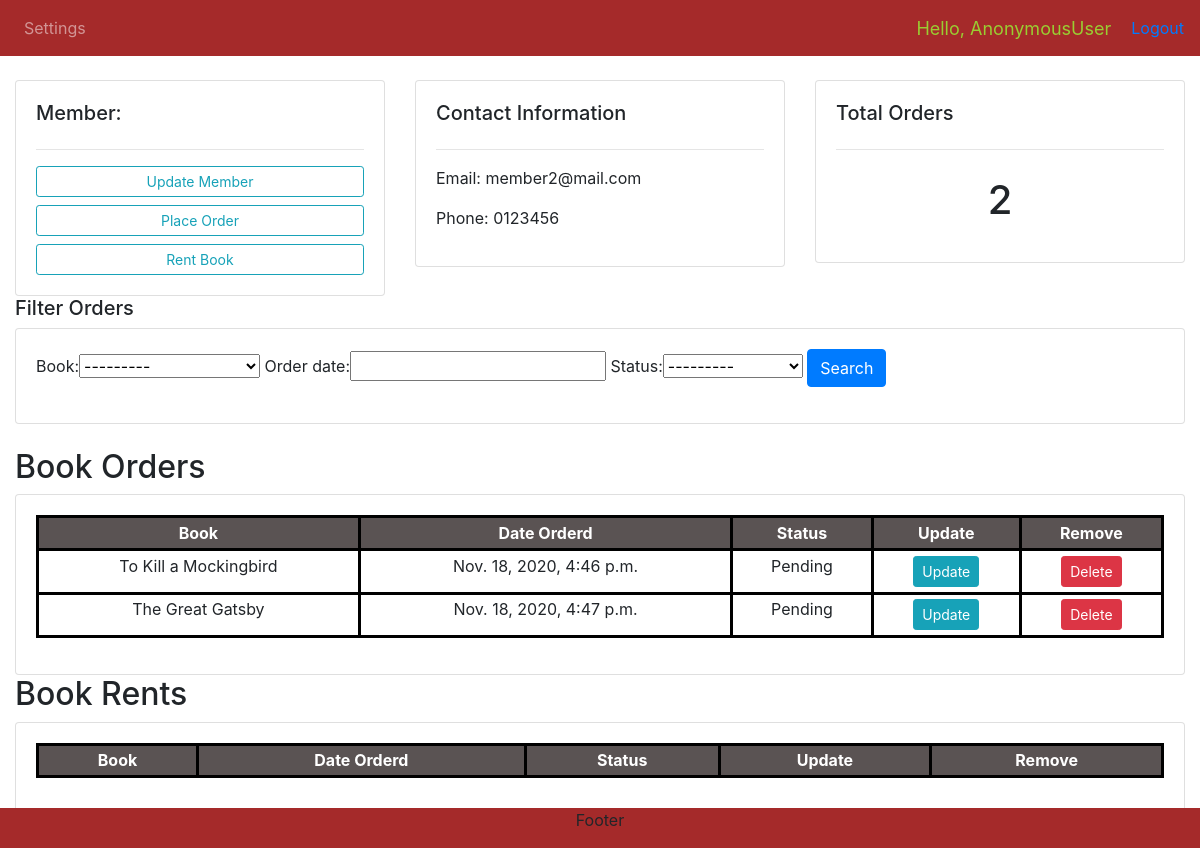
Screenshot of /member/1/ with the database file from the repository.
### library/models.py (models this page shows, shortened)
class Member(models.Model):
    user = models.OneToOneField(
        User, blank=True, null=True, on_delete=models.CASCADE)
    name = models.CharField(max_length=200, null=True)
    phone = models.CharField(max_length=200, null=True)
    email = models.CharField(max_length=200, null=True)
    date_of_membership = models.DateTimeField(
        auto_now=False, null=True)
    age = models.CharField(max_length=200, null=True)
    profile_pic = models.ImageField(
        default="profile1.png", null=True, blank=True)

class BookOrder(models.Model):
    STATUS = (
        ('Pending', 'Pending'),
        ('Out for delivery', 'Out for delivery'),
        ('Delivered', 'Delivered'),
    )
    member = models.ForeignKey(Member, null=True, on_delete=models.SET_NULL)
    book = models.ForeignKey(Book, null=True, on_delete=models.SET_NULL)
    order_date = models.DateTimeField(auto_now=True, null=True)
    status = models.CharField(max_length=200, null=True, choices=STATUS)

class Book(models.Model):
    GENRE = (
            ('Science Fiction', 'Science Fiction'),
            ('Thriller', 'Thriller'),
            ('Biography', 'Biography'),
            ('Fable', 'Fable'),
            ('Literature', 'Literature'),
            ('History', 'History'),
    )
    name = models.CharField(max_length=200, null=True)
    description = models.CharField(max_length=200, null=True)
    author = models.CharField(max_length=200, null=True)
    genre = models.CharField(max_length=200, null=True, choices=GENRE)
    ageGroup = models.CharField(max_length=200, null=True)
    bookCopies = models.CharField(max_length=200, null=True)
    date_published = models.DateTimeField(
        auto_now=True, max_length=200, null=True)
    date_of_keeping = models.DateTimeField(
        auto_now=True, max_length=200, null=True)
    def __str__(self):
        return self.name

### library/views.py (the view)
# urls.py: path('member/<str:pk>/', views.member, name="member"),
def member(request, pk):
    member = Member.objects.get(id=pk)
    orders = member.bookorder_set.all()
    order_count = orders.count()
    rents = member.bookrent_set.all()
    orderFilter = OrderFilter(request.GET, queryset=orders)
    orders = orderFilter.qs
    context = {'member': member, 'orders': orders,
               'order_count': order_count, 'rents': rents,
               'orderFilter': orderFilter}
    return render(request, 'library/member.html', context)

### library/templates/library/member.html (shortened to what this page needs)
{% extends 'library/main.html' %}
{% block content %}
<br>
<div class="row">
	<div class="col-md">
		<div class="card card-body">
			<h5>Member:</h5>
			<hr>
			<a class="btn btn-outline-info  btn-sm btn-block" href="">Update Member</a>
			<a class="btn btn-outline-info  btn-sm btn-block"
			href="{% url 'order_book' member.id %}">Place Order</a>
			<a class="btn btn-outline-info  btn-sm btn-block"
			href="{% url 'rent_book' member.id %}">Rent Book</a>
		</div>
	</div>
	<div class="col-md">
		<div class="card card-body">
			<h5>Contact Information</h5>
			<hr>
			<p>Email: {{member.email}}</p>
			<p>Phone: {{member.phone}}</p>
		</div>
	</div>
	<div class="col-md">
		<div class="card card-body">
			<h5>Total Orders</h5>
			<hr>
			<h1 style="text-align: center;padding: 10px">{{order_count}}</h1>
		</div>
	</div>
</div>
<h5>Filter Orders</h5>
<div class="row">
	<div class="col">
		<div class="card card-body">
			<form method="get">
                {{orderFilter.form}}
		    <button class="btn btn-primary" type="submit">Search</button>
		  </form>
		</div>
	</div>
</div>
<br>
<h2>Book Orders</h2>
<div class="row">
	<div class="col-md">
		<div class="card card-body">
			<table class="table table-sm">
				<tr>
					<th>Book</th>
					<th>Date Orderd</th>
					<th>Status</th>
					<th>Update</th>
					<th>Remove</th>
				</tr>
				{% for order in orders %}
				<tr>
					<td>{{order.book}}</td>
					<td>{{order.order_date}}</td>
					<td>{{order.status}}</td>
					<td><a class="btn btn-sm btn-info"
						href="{% url 'update_order' order.id %}">Update</a></td>
					<td><a class="btn btn-sm btn-danger"
						href="{% url 'delete_order' order.id %}">Delete</a></td>
				</tr>
				{% endfor %}
			</table>
		</div>
	</div>
</div>
<h2>Book Rents</h2>
<div class="row">
	<div class="col-md">
		<div class="card card-body">
			<table class="table table-sm">
				<tr>
					<th>Book</th>
					<th>Date Orderd</th>
					<th>Status</th>
					<th>Update</th>
					<th>Remove</th>
				</tr>
			</table>
		</div>
	</div>
</div>
{% endblock %}

### static/css/main.css (style rules this page uses)
table, td, th { border: 3px solid black; padding: 0.5rem; }
td, th { text-align: center; background-color: white; }
th { background-color: rgb(90, 83, 83); color: white; }
body { background-color: white; }

### rows the page displays
Member: email "member2@mail.com", phone "0123456"
BookOrder: book "To Kill a Mockingbird", order_date "Nov. 18, 2020, 4:46 p.m.", status "Pending"
BookOrder: book "The Great Gatsby", order_date "Nov. 18, 2020, 4:47 p.m.", status "Pending"

### other values shown
{{ request.user }} "AnonymousUser"
{{ order_count }} "2"
